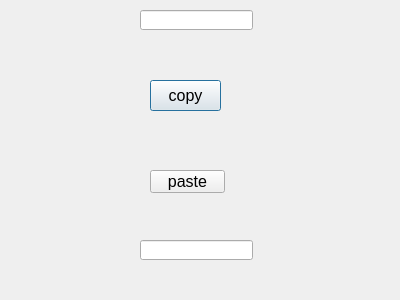
<?xml version="1.0" encoding="UTF-8"?>
<ui version="4.0">
 <class>Dialog</class>
 <widget class="QDialog" name="Dialog">
  <property name="geometry">
   <rect>
    <x>0</x>
    <y>0</y>
    <width>400</width>
    <height>300</height>
   </rect>
  </property>
  <property name="font">
   <font>
    <family>Arial</family>
    <pointsize>12</pointsize>
   </font>
  </property>
  <property name="windowTitle">
   <string>Dialog</string>
  </property>
  <widget class="QPushButton" name="pushButton">
   <property name="geometry">
    <rect>
     <x>150</x>
     <y>80</y>
     <width>71</width>
     <height>31</height>
    </rect>
   </property>
   <property name="text">
    <string>copy</string>
   </property>
  </widget>
  <widget class="QLineEdit" name="lineEdit">
   <property name="geometry">
    <rect>
     <x>140</x>
     <y>10</y>
     <width>113</width>
     <height>20</height>
    </rect>
   </property>
  </widget>
  <widget class="QLineEdit" name="lineEdit_2">
   <property name="geometry">
    <rect>
     <x>140</x>
     <y>240</y>
     <width>113</width>
     <height>20</height>
    </rect>
   </property>
  </widget>
  <widget class="QPushButton" name="pushButton_2">
   <property name="geometry">
    <rect>
     <x>150</x>
     <y>170</y>
     <width>75</width>
     <height>23</height>
    </rect>
   </property>
   <property name="text">
    <string>paste</string>
   </property>
  </widget>
 </widget>
 <resources/>
 <connections>
  <connection>
   <sender>pushButton</sender>
   <signal>pressed()</signal>
   <receiver>lineEdit</receiver>
   <slot>selectAll()</slot>
   <hints>
    <hint type="sourcelabel">
     <x>204</x>
     <y>87</y>
    </hint>
    <hint type="destinationlabel">
     <x>204</x>
     <y>18</y>
    </hint>
   </hints>
  </connection>
  <connection>
   <sender>pushButton</sender>
   <signal>released()</signal>
   <receiver>lineEdit</receiver>
   <slot>copy()</slot>
   <hints>
    <hint type="sourcelabel">
     <x>171</x>
     <y>99</y>
    </hint>
    <hint type="destinationlabel">
     <x>166</x>
     <y>27</y>
    </hint>
   </hints>
  </connection>
  <connection>
   <sender>pushButton_2</sender>
   <signal>clicked()</signal>
   <receiver>lineEdit_2</receiver>
   <slot>paste()</slot>
   <hints>
    <hint type="sourcelabel">
     <x>182</x>
     <y>179</y>
    </hint>
    <hint type="destinationlabel">
     <x>179</x>
     <y>249</y>
    </hint>
   </hints>
  </connection>
 </connections>
</ui>
